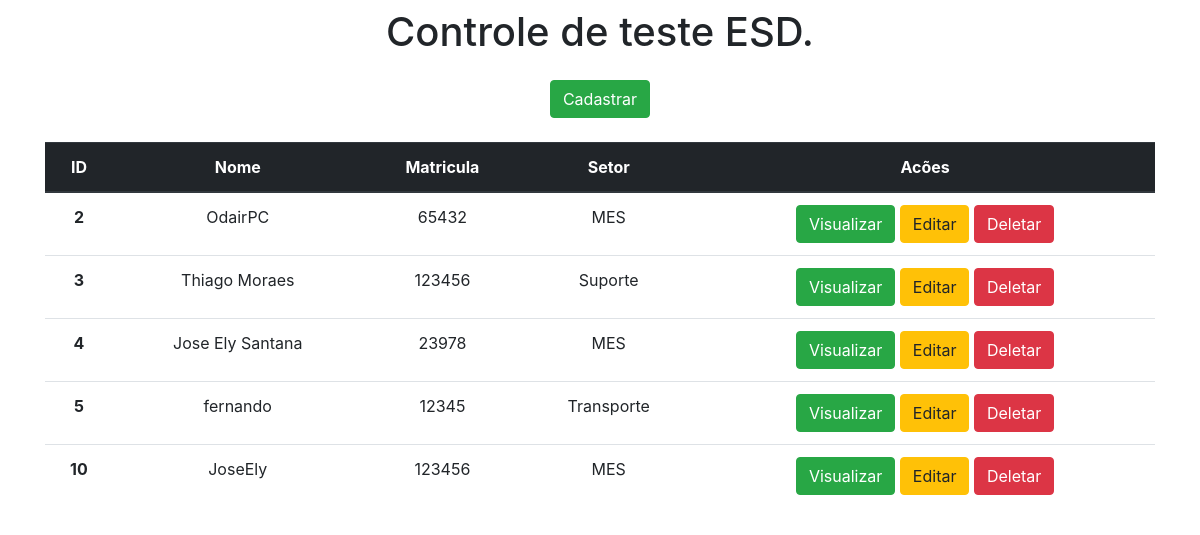
Before: / with the older database file.
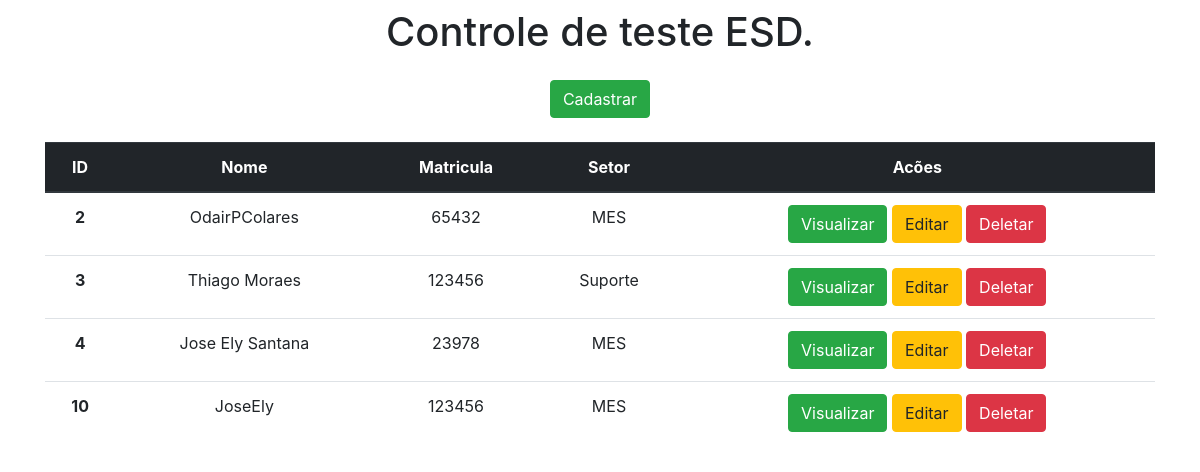
After: the same page with the newer database file.
### Esdapp/models.py (models this page shows)
class Esd(models.Model):
    nome = models.CharField(max_length=100)
    matricula = models.IntegerField()
    setor = models.CharField(max_length=100)

### Esdapp/views.py (the view)
# urls.py: 2. Add a URL to urlpatterns:  path('', views.home, name='home')
def home(request):
    data = {}
    data['db'] = Esd.objects.all()
    return render(request, 'index.html', data)

### Esdapp/templates/index.html (shortened to what this page needs)
<!DOCTYPE html>
<html lang="pt-br">
<head>
    <link rel="stylesheet" href="https://stackpath.bootstrapcdn.com/bootstrap/4.1.3/css/bootstrap.min.css">
</head>
<body>
    <div class="container-fluid pt-2 pb-2 text-center">
        <h1>Controle de teste ESD.</h1>
        <div />
        <div class="container-fluid pt-3 pb-2 text-center">
            <a href="/form" class="btn btn-success">Cadastrar</a>
            <div />
            <div class="container-fluid pt-4 pb-2 text-center">
                <table class="table">
                    <thead class="thead-dark">
                        <tr>
                            <th scope="col">ID</th>
                            <th scope="col">Nome</th>
                            <th scope="col">Matricula</th>
                            <th scope="col">Setor</th>
                            <th scope="col">Acões</th>
                        </tr>
                    </thead>
                    <tbody>
                        {% for dbs in db %}
                        <tr>
                            <th>{{dbs.id}}</th>
                            <td>{{dbs.nome}}</td>
                            <td>{{dbs.matricula}}</td>
                            <td>{{dbs.setor}}</td>
                            <td>
                                <a href="/view/{{dbs.id}}/" class="btn btn-success">Visualizar</a>
                                <a href="/edit/{{dbs.id}}/" class="btn btn-warning">Editar</a>
                                <a href="/delete/{{dbs.id}}/" class="btn btn-danger">Deletar</a>
                            </td>
                        </tr>
                        {% endfor %}
                    </tbody>
                </table>
</body>
</html>

Changed rows visible on the page:
removed Esd: id "5", nome "fernando", matricula "12345", setor "Transporte"
changed Esd id 2: nome "OdairPC" → "OdairPColares"
